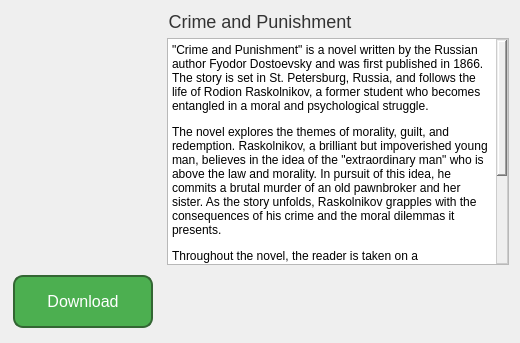
<?xml version="1.0" encoding="UTF-8"?>
<ui version="4.0">
 <class>Crime_and_Punishment</class>
 <widget class="QDialog" name="Crime_and_Punishment">
  <property name="geometry">
   <rect>
    <x>0</x>
    <y>0</y>
    <width>520</width>
    <height>343</height>
   </rect>
  </property>
  <property name="windowTitle">
   <string>Dialog</string>
  </property>
  <layout class="QGridLayout" name="gridLayout">
   <item row="2" column="3">
    <widget class="QTextEdit" name="textEdit">
     <property name="styleSheet">
      <string notr="true">QScrollArea {
    border: 1px solid #cccccc; /* Контур вокруг QScrollArea */
}

QScrollBar:vertical {
    border: 1px solid #cccccc; /* Контур вертикального скроллбара */
    width: 12px; /* Ширина вертикального скроллбара */
    margin: 0px 0px 0px 0px;
}

QScrollBar::handle:vertical {

    min-height: 20px; /* Минимальная высота &quot;рукоятки&quot; вертикального скроллбара */
}

QScrollBar::add-line:vertical, QScrollBar::sub-line:vertical {
    border: none; /* Убираем контур для стрелок вертикального скроллбара */
    background: none; /* Убираем фон для стрелок вертикального скроллбара */
}

QScrollBar:horizontal {
    border: 1px solid #cccccc; /* Контур горизонтального скроллбара */
    height: 12px; /* Высота горизонтального скроллбара */
    margin: 0px 0px 0px 0px;
}

QScrollBar::handle:horizontal {
    background: #4CAF50; /* Цвет &quot;рукоятки&quot; горизонтального скроллбара */
    min-width: 20px; /* Минимальная ширина &quot;рукоятки&quot; горизонтального скроллбара */
}

QScrollBar::add-line:horizontal, QScrollBar::sub-line:horizontal {
    border: none; /* Убираем контур для стрелок горизонтального скроллбара */
    background: none; /* Убираем фон для стрелок горизонтального скроллбара */
}</string>
     </property>
     <property name="html">
      <string>&lt;!DOCTYPE HTML PUBLIC &quot;-//W3C//DTD HTML 4.0//EN&quot; &quot;http://www.w3.org/TR/REC-html40/strict.dtd&quot;&gt;
&lt;html&gt;&lt;head&gt;&lt;meta name=&quot;qrichtext&quot; content=&quot;1&quot; /&gt;&lt;meta charset=&quot;utf-8&quot; /&gt;&lt;style type=&quot;text/css&quot;&gt;
p, li { white-space: pre-wrap; }
hr { height: 1px; border-width: 0; }
li.unchecked::marker { content: &quot;\2610&quot;; }
li.checked::marker { content: &quot;\2612&quot;; }
&lt;/style&gt;&lt;/head&gt;&lt;body style=&quot; font-family:'Segoe UI'; font-size:9pt; font-weight:400; font-style:normal;&quot;&gt;
&lt;p style=&quot; margin-top:12px; margin-bottom:12px; margin-left:0px; margin-right:0px; -qt-block-indent:0; text-indent:0px;&quot;&gt;&amp;quot;Crime and Punishment&amp;quot; is a novel written by the Russian author Fyodor Dostoevsky and was first published in 1866. The story is set in St. Petersburg, Russia, and follows the life of Rodion Raskolnikov, a former student who becomes entangled in a moral and psychological struggle.&lt;/p&gt;
&lt;p style=&quot; margin-top:12px; margin-bottom:12px; margin-left:0px; margin-right:0px; -qt-block-indent:0; text-indent:0px;&quot;&gt;The novel explores the themes of morality, guilt, and redemption. Raskolnikov, a brilliant but impoverished young man, believes in the idea of the &amp;quot;extraordinary man&amp;quot; who is above the law and morality. In pursuit of this idea, he commits a brutal murder of an old pawnbroker and her sister. As the story unfolds, Raskolnikov grapples with the consequences of his crime and the moral dilemmas it presents.&lt;/p&gt;
&lt;p style=&quot; margin-top:12px; margin-bottom:12px; margin-left:0px; margin-right:0px; -qt-block-indent:0; text-indent:0px;&quot;&gt;Throughout the novel, the reader is taken on a psychological journey as Raskolnikov's mental state deteriorates, and he is pursued by the relentless and clever detective Porfiry Petrovich. Raskolnikov's inner turmoil, his relationships with other characters, and the exploration of the human psyche make &amp;quot;Crime and Punishment&amp;quot; a classic work of literature that delves into the complex depths of human nature. The novel ultimately examines the concept of punishment, both legal and self-imposed, and whether redemption and moral transformation are possible for a person who has committed such a heinous act.&lt;/p&gt;&lt;/body&gt;&lt;/html&gt;</string>
     </property>
    </widget>
   </item>
   <item row="1" column="1" colspan="3">
    <widget class="QLabel" name="label">
     <property name="styleSheet">
      <string notr="true">QLabel {
    font-size: 18px; /* Размер шрифта */
    color: #333333; /* Цвет текста */
}
</string>
     </property>
     <property name="text">
      <string>Crime and Punishment</string>
     </property>
     <property name="alignment">
      <set>Qt::AlignCenter</set>
     </property>
    </widget>
   </item>
   <item row="2" column="1">
    <widget class="QLabel" name="label_2">
     <property name="text">
      <string/>
     </property>
     <property name="pixmap">
      <pixmap resource="resors.qrc">:/img/picture/Crime and Punishment.jpg</pixmap>
     </property>
    </widget>
   </item>
   <item row="3" column="1">
    <widget class="QPushButton" name="pushButton">
     <property name="styleSheet">
      <string notr="true">QPushButton {
    background-color: #4CAF50;
    border: none;
    color: white;
    padding: 15px 32px;
    text-align: center;
    text-decoration: none;
    display: inline-block;
    font-size: 16px;
    margin: 4px 2px;
    cursor: pointer;
    border-radius: 10px; /* Задаем скругленные углы */
    box-shadow: 0px 4px 8px rgba(0, 0, 0, 0.2); /* Добавляем тень снизу */
}

QPushButton:hover {
    background-color: #45a049;
    box-shadow: 0px 6px 12px rgba(0, 0, 0, 0.3); /* Изменяем тень при наведении */
}

QPushButton:pressed {
    background-color: #39843a; /* Изменяем цвет при нажатии */
}

QPushButton:focus {
    outline: none; /* Убираем фокусовку по умолчанию */
}

QPushButton {
    border: 2px solid #336633; /* Добавляем контур */
}
</string>
     </property>
     <property name="text">
      <string>Download</string>
     </property>
    </widget>
   </item>
  </layout>
 </widget>
 <resources>
  <include location="resors.qrc"/>
 </resources>
 <connections/>
</ui>
